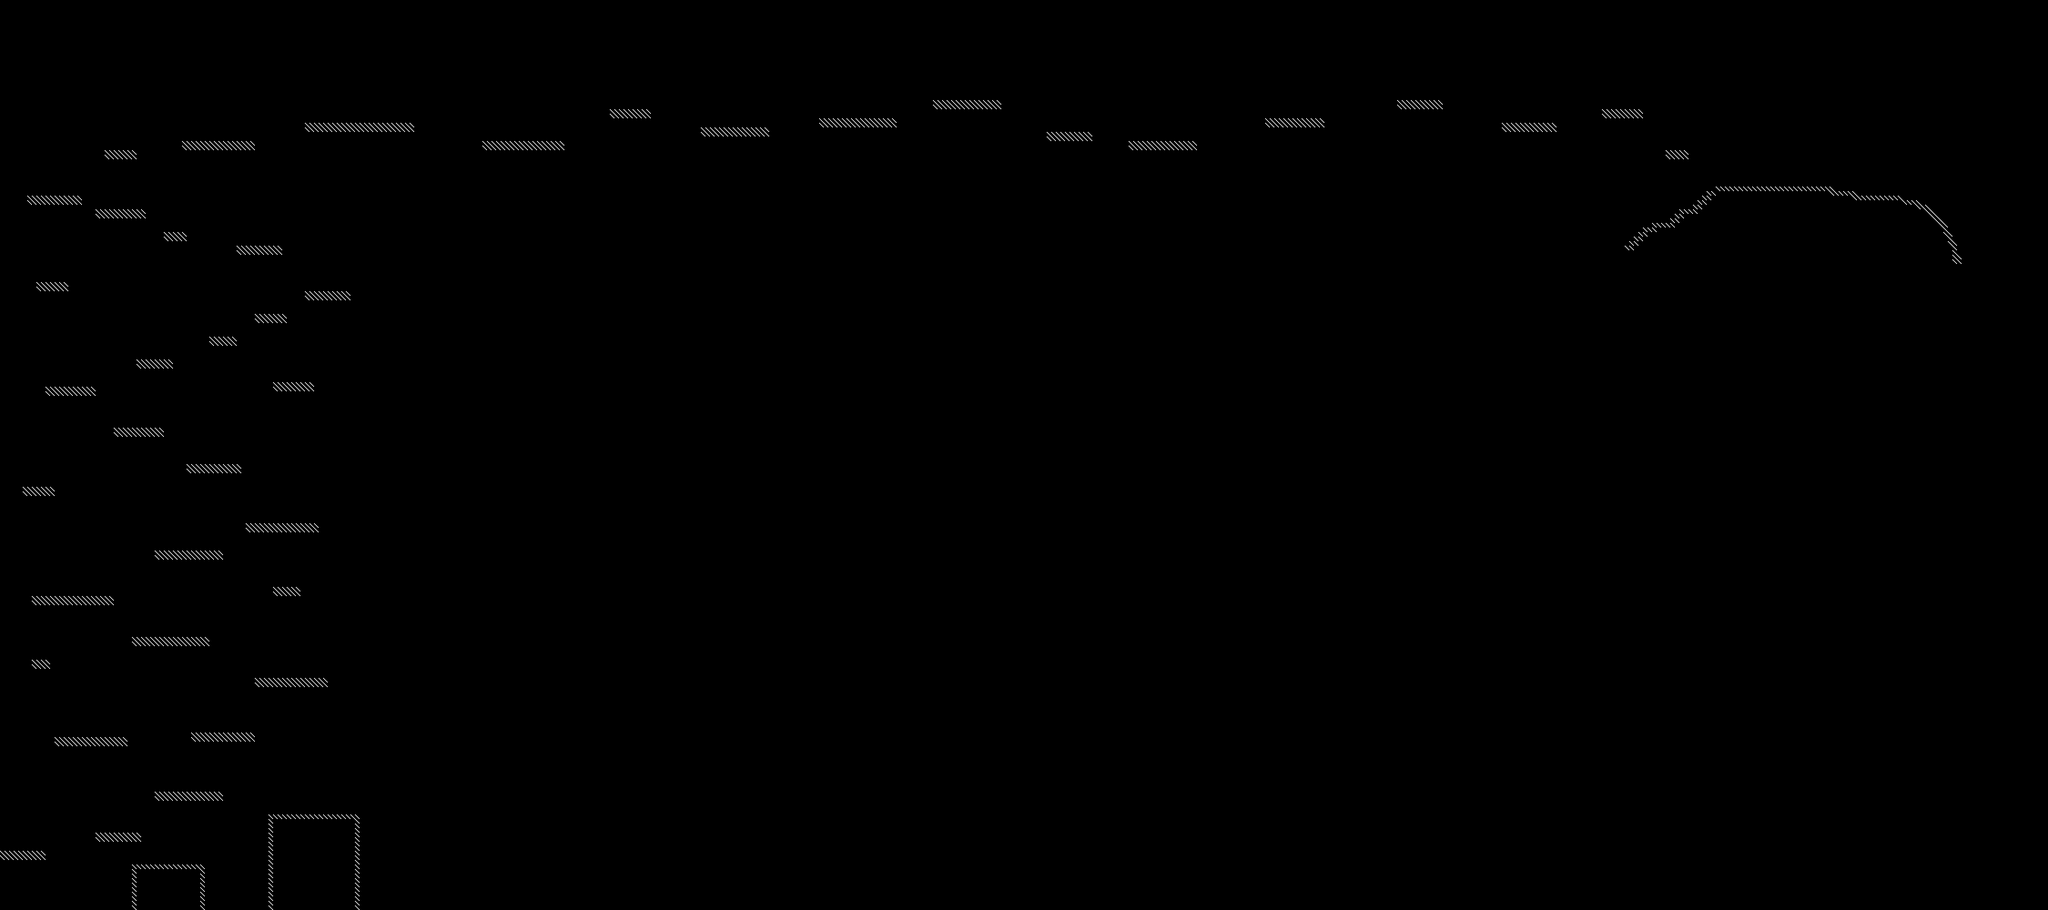

This game map was drawn from its Tiled (.tmx) file and the tilesets committed beside it. A one-line description and the trimmed map source follow:
An orthogonal 450x200 tile map with 10x10 px tiles, 1 tile layer (Tile Layer 1), 3 tilesets.

<map version="1.0" orientation="orthogonal" renderorder="right-down" width="450" height="200" tilewidth="10" tileheight="10" nextobjectid="14">
 <tileset firstgid="1" name="debug10x10" tilewidth="10" tileheight="10" tilecount="1" columns="1">
  <image source="../assets/graphics/debug/tile10x10.gif" width="10" height="10" />
 </tileset>
 <tileset firstgid="2" name="box" tilewidth="40" tileheight="40" tilecount="0" columns="0">
  <image source="../assets/graphics/debug/tile10x10.gif" width="10" height="10" />
 </tileset>
 <tileset firstgid="2" name="debug_door" tilewidth="50" tileheight="80" tilecount="6" columns="6">
  <image source="../assets/graphics/debug/door.gif" width="300" height="80" />
 </tileset>
 <layer name="Tile Layer 1" width="450" height="200">
  <data>[90000 cells, 1152 non-empty, 1 distinct tile ids]</data>
 </layer>
 <objectgroup name="Object Layer Boxes" />
 <objectgroup name="Object Layer Door" />
</map>
